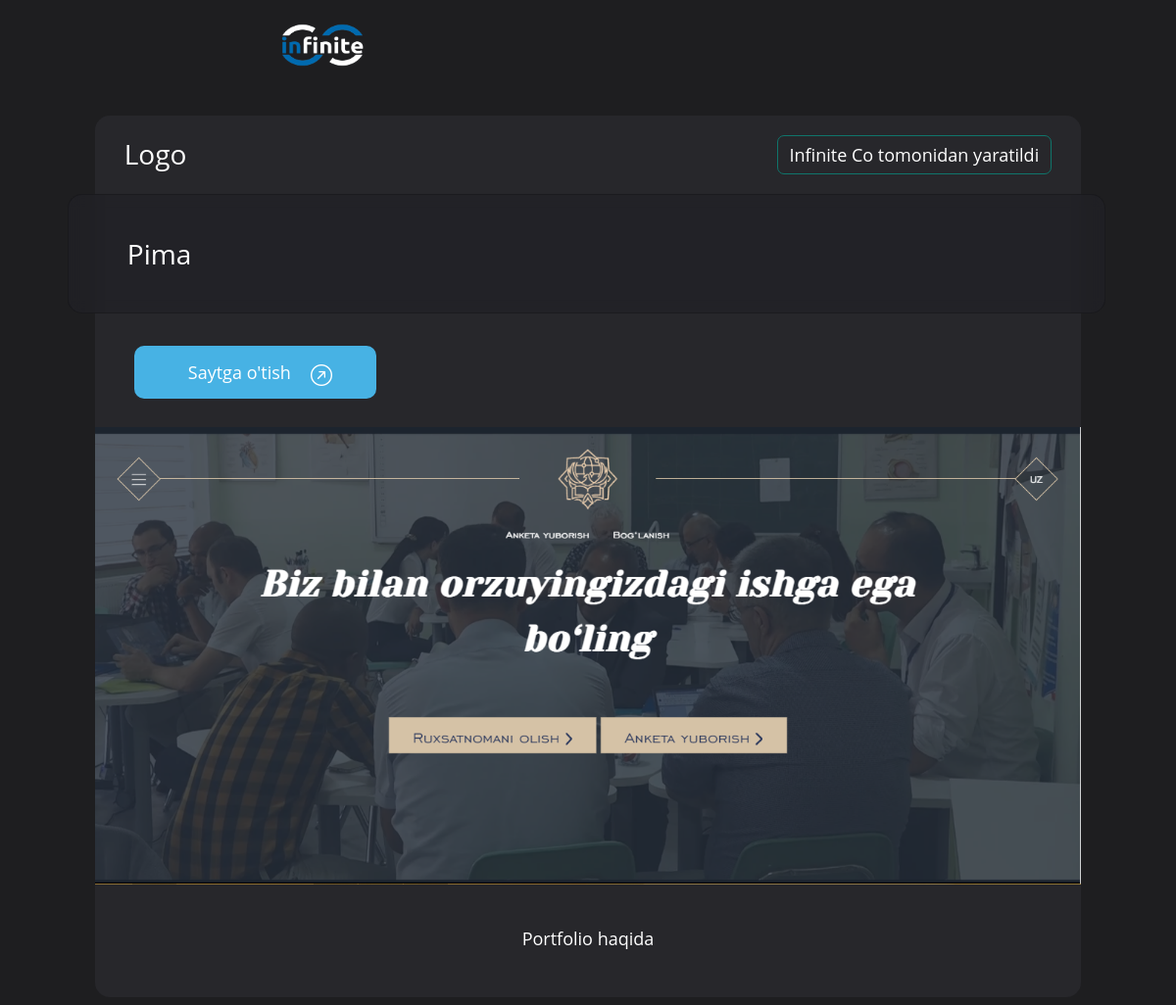
The app's page /portfolio/1, older data.
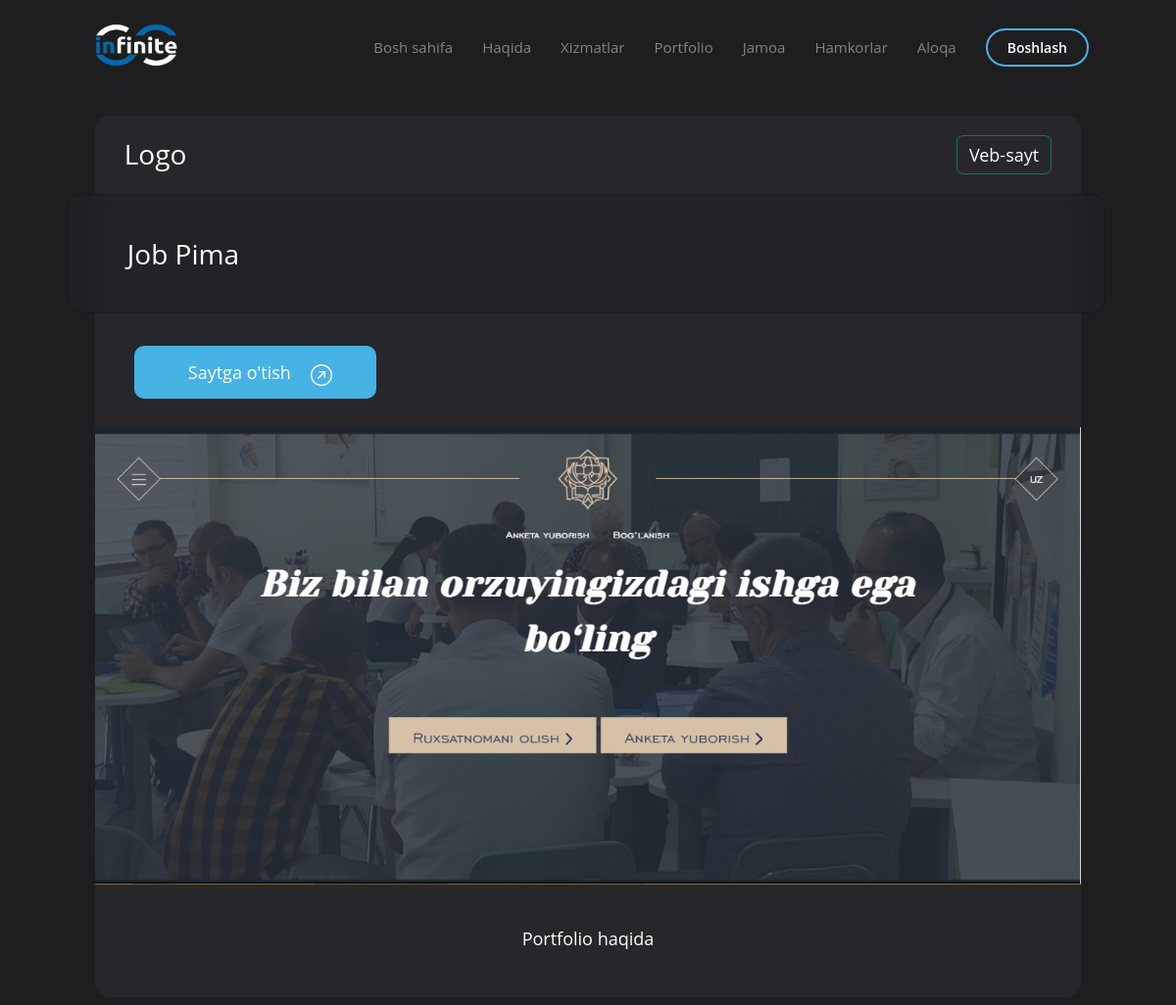
The same page, newer data.
### main/models.py (models this page shows, shortened)
class Config(models.Model):
    logo = models.FileField(upload_to='images/logo/', null=True, blank=True)
    after_logo_text = models.CharField(max_length=256, null=True, blank=True)
    text1 = models.CharField(max_length=256, default="Better Solutions For Your Business")
    text2 = models.CharField(max_length=256, default="We are team of talented designers making websites with Bootstrap")
    image1 = models.FileField(upload_to='images/hero/')
    text3 = models.CharField(max_length=256, default="Lorem ipsum dolor sit amet, consectetur adipiscing elit, sed do eiusmod tempor incididunt ut labore et dolore magna aliqua. ")
    text4 = models.CharField(max_length=256, default="Ullamco laboris nisi ut aliquip ex ea commodo consequat. Duis aute irure dolor in reprehenderit in voluptate velit esse cillum dolore eu fugiat nulla pariatur. Excepteur sint occaecat cupidatat non proident, sunt in culpa qui officia deserunt mollit anim id est laborum. ")
    texts1 = models.TextField(default="""Ullamco laboris nisi ut aliquip ex ea commodo consequat
Duis aute irure dolor in reprehenderit in voluptate velit
Ullamco laboris nisi ut aliquip ex ea commodo consequat""")
    image2 = models.FileField(upload_to='images/about/')
    text5 = models.CharField(max_length=256, default="Voluptatem dignissimos provident quasi corporis voluptates")
    text6 = models.CharField(max_length=256, default="Lorem ipsum dolor sit amet, consectetur adipiscing elit, sed do eiusmod tempor incididunt ut labore et dolore magna aliqua. ")
    text7 = models.CharField(max_length=256, default="Magnam dolores commodi suscipit. Necessitatibus eius consequatur ex aliquid fuga eum quidem. Sit sint consectetur velit. Quisquam quos quisquam cupiditate. Et nemo qui impedit suscipit alias ea. Quia fugiat sit in iste officiis commodi quidem hic quas.")
    text8 = models.CharField(max_length=256, default="Call To Action")
    text9 = models.CharField(max_length=256, default="Duis aute irure dolor in reprehenderit in voluptate velit esse cillum dolore eu fugiat nulla pariatur. Excepteur sint occaecat cupidatat non proident, sunt in culpa qui officia deserunt mollit anim id est laborum.")
    link1 = models.CharField(max_length=256, default="tel:226")
    text10 = models.CharField(max_length=256, default="Magnam dolores commodi suscipit. Necessitatibus eius consequatur ex aliquid fuga eum quidem. Sit sint consectetur velit. Quisquam quos quisquam cupiditate. Et nemo qui impedit suscipit alias ea. Quia fugiat sit in iste officiis commodi quidem hic quas.")
    text11 = models.CharField(max_length=256, default="Magnam dolores commodi suscipit. Necessitatibus eius consequatur ex aliquid fuga eum quidem. Sit sint consectetur velit. Quisquam quos quisquam cupiditate. Et nemo qui impedit suscipit alias ea. Quia fugiat sit in iste officiis commodi quidem hic quas.")
    text12 = models.CharField(max_length=256, default="Magnam dolores commodi suscipit. Necessitatibus eius consequatur ex aliquid fuga eum quidem. Sit sint consectetur velit. Quisquam quos quisquam cupiditate. Et nemo qui impedit suscipit alias ea. Quia fugiat sit in iste officiis commodi quidem hic quas.")
    text13 = models.CharField(max_length=256, default="Magnam dolores commodi suscipit. Necessitatibus eius consequatur ex aliquid fuga eum quidem. Sit sint consectetur velit. Quisquam quos quisquam cupiditate. Et nemo qui impedit suscipit alias ea. Quia fugiat sit in iste officiis commodi quidem hic quas.")
    location1 = models.CharField(max_length=256, default="Adijon viloyati, Paxtaobod tumani, 23 uy")
    email1 = models.CharField(max_length=256, default="info@infinite-co.uz")
    call1 = models.CharField(max_length=256, default="+1 99999999999999999")
    lat_lon1 = models.CharField(max_length=256, default="http://googlmap.com")
    text14 = models.TextField(max_length=256, default="""Paxtaobod tumani 360-uy
Andijon viloyati
O'zbekiston
""")
    text15 = models.CharField(max_length=256, default="Cras fermentum odio eu feugiat lide par naso tierra videa magna derita valies")

class Portfolio(models.Model):
    title = models.CharField(max_length=200)
    image = models.FileField(upload_to='portfolio_images/')
    description = models.TextField(default="Infinite Co tomonidan yaratildi")
    url = models.CharField(max_length=1000)
    about = models.TextField(default='Portfolio haqida')
    filter_text = models.CharField(max_length=256, choices=(('filter-website', 'Website'), ('filter-telegram-bot', 'Telegram bot'), ('filter-automation', 'Automation'), ('filter-desktop', 'Desktop')), blank=True, null=True)

class Navbar(models.Model):
    title = models.CharField(max_length=64)
    url = models.CharField(max_length=64)

class Getstarted(models.Model):
    title = models.CharField(max_length=64)
    url = models.CharField(max_length=64)

### main/views.py (the view)
# urls.py: path('portfolio/<int:portfolio_id>', portfolio_detail, name="portfolio_detail")
def portfolio_detail(request, portfolio_id):
    portfolio = get_object_or_404(Portfolio, id=portfolio_id)
    navbars = Navbar.objects.all()
    getstarteds = Getstarted.objects.all()
    context = {
        'config': Config.objects.order_by('-pk').first(),
        'portfolio':portfolio,
        'navbars':navbars,
        'getstarteds':getstarteds
    }
    return render(request, 'portfolio_details.html', context)

### templates/portfolio_details.html (shortened to what this page needs)
{% load static %}
<!DOCTYPE html>
<html lang="en">
<head>
    <link rel="stylesheet" href="{% static 'css/portfolio_detail.css' %}">
</head>
<body>
    <header id="header" class="fixed-top ">
        <div class="header-container" style="height: 50px">
            <div class="logo-container">
                <a href="/" class="nav-logo me-auto"><img src="{{ config.logo.url }}" alt="Infinite Co" class="img-fluid"></a>
            </div>
            <div class="nav-container">
                <nav id="navbar" class="navbar">
                    <ul>
                    {% for navbar in navbars %}
                        <li><a class="nav-link scrollto active" href="/#{{navbar.url}}">{{navbar.title}}</a></li>
                    {% endfor %}
                    {% for getstarted in getstarteds %}
                        <li><a class="getstarted scrollto" href="/#{{getstarted.url}}">{{getstarted.title}}</a></li>
                    {% endfor %}
                    </ul>
                </nav>
            </div>
        </div>
    </header>
    <section>
        <div class="container">
            <div class="logo">
                <label style="font-size: 28px;">Logo</label>
                <label style="padding: 7px 12px; border: 1px solid #0f756b; border-radius: 7px; cursor: inherit;">{{portfolio.description}}</label>
            </div>
            <div class="name">
                <label>
                    {{portfolio.title}}
                </label>
            </div>
            <div class="link">
                <a href="{{portfolio.url}}"><p style="display:inline-flex; cursor: pointer;"><label>Saytga o'tish</label> <label id="icon" for="icon"><i id="icons" class="bi bi-arrow-up-right-circle"></i></label></p></a>
            </div>
            <div class="image">
                <img src="{{portfolio.image.url}}" alt="Portfolio">
            </div>
            <div class="about">
                <p>{{portfolio.about}}</p>
            </div>
        </div>
    </section>
    <link rel="stylesheet" href="https://cdn.jsdelivr.net/npm/bootstrap-icons@1.10.5/font/bootstrap-icons.css">
</body>
</html>

### staticfiles/css/portfolio_detail.css (style rules this page uses)
body { background-color: #1e1e20; font-family: "Open Sans", sans-serif; }
a { color: #848485 !important; text-decoration: none; }
.getstarted { color: #FFFFFF !important; }
#header { transition: all 0.5s; z-index: 997; padding: 15px 0; }
#header .nav-logo { font-size: 30px; margin: 0; padding: 0; line-height: 1; font-weight: 500; letter-spacing: 2px; text-transform: uppercase; }
#header .nav-logo img { width: 100px; height: 90px; }
.navbar { padding: 0; }
.navbar ul { margin: 0; padding: 0; display: flex; list-style: none; align-items: center; }
.navbar li { position: relative; }
.navbar a, .navbar a:focus { display: flex; align-items: center; justify-content: space-between; padding: 10px 0 10px 30px; font-size: 15px; font-weight: 500; color: #fff; white-space: nowrap; transition: 0.3s; }
.navbar a:hover, .navbar .active, .navbar .active:focus, .navbar li:hover>a { color: #47b2e4; }
.navbar .getstarted, .navbar .getstarted:focus { padding: 8px 20px; margin-left: 30px; border-radius: 50px; color: #fff; font-size: 14px; border: 2px solid #47b2e4; font-weight: 600; }
.header-container { display: flex; justify-content: space-around; align-items: center; }
section { display: flex; justify-content: center; }
.container { width: 85%; height: auto; padding: 300px 0 30px 0; background-color: #27272b; border-radius: 15px; margin-top: 30px; }
.container img { width: auto; height: auto; max-width: 100%; transition: .5s; }
.name { border-radius: 15px; background-color: #212126c4; backdrop-filter: blur(7px); left: -28px; width: 105%; height: 120px; position: relative; border: 1px solid #0003; display: flex; align-items: center; margin-top: -260px; margin-bottom: 50px; }
.name label { font-size: 28px; color: #fff; padding: 0 0 0 60px; }
.logo { position: relative; top: -280px; display: flex; justify-content: space-between; padding: 0 30px 0 30px; }
.logo label { color: #fff; font-size: 18px; }
.link { width: 100%; height: 66px; margin-top: -20px; }
.link a { padding: 15px 55px; border-radius: 10px; background-color: #47b2e4; margin: 0 0 0 40px; font-size: 18px; color: #fff !important; }
.link a p { display: flex; gap: 10px }
.link a p label { cursor:pointer; }
#icon { font-size: 22px; position: relative; top: -1px; transition: .5s; left: 10px; }
.image { display: inline-flex; justify-content: center; width: 100%; overflow: hidden; margin-top: 20px; }
.about { margin-top: 20px; display: flex; justify-content: center; width: 100%; height: auto; }
.about p { font-size: 18px; color: #fff; }

Row changes from the older to the newer data that the page shows:
added Navbar: title "Bosh sahifa"
added Navbar: title "Haqida"
added Navbar: title "Xizmatlar"
added Navbar: title "Portfolio"
added Navbar: title "Jamoa"
added Navbar: title "Hamkorlar"
added Navbar: title "Aloqa"
added Getstarted: title "Boshlash"
changed Portfolio "Portfolio haqida": description "Infinite Co tomonidan yaratildi" → "Veb-sayt"; title "Pima" → "Job Pima"
